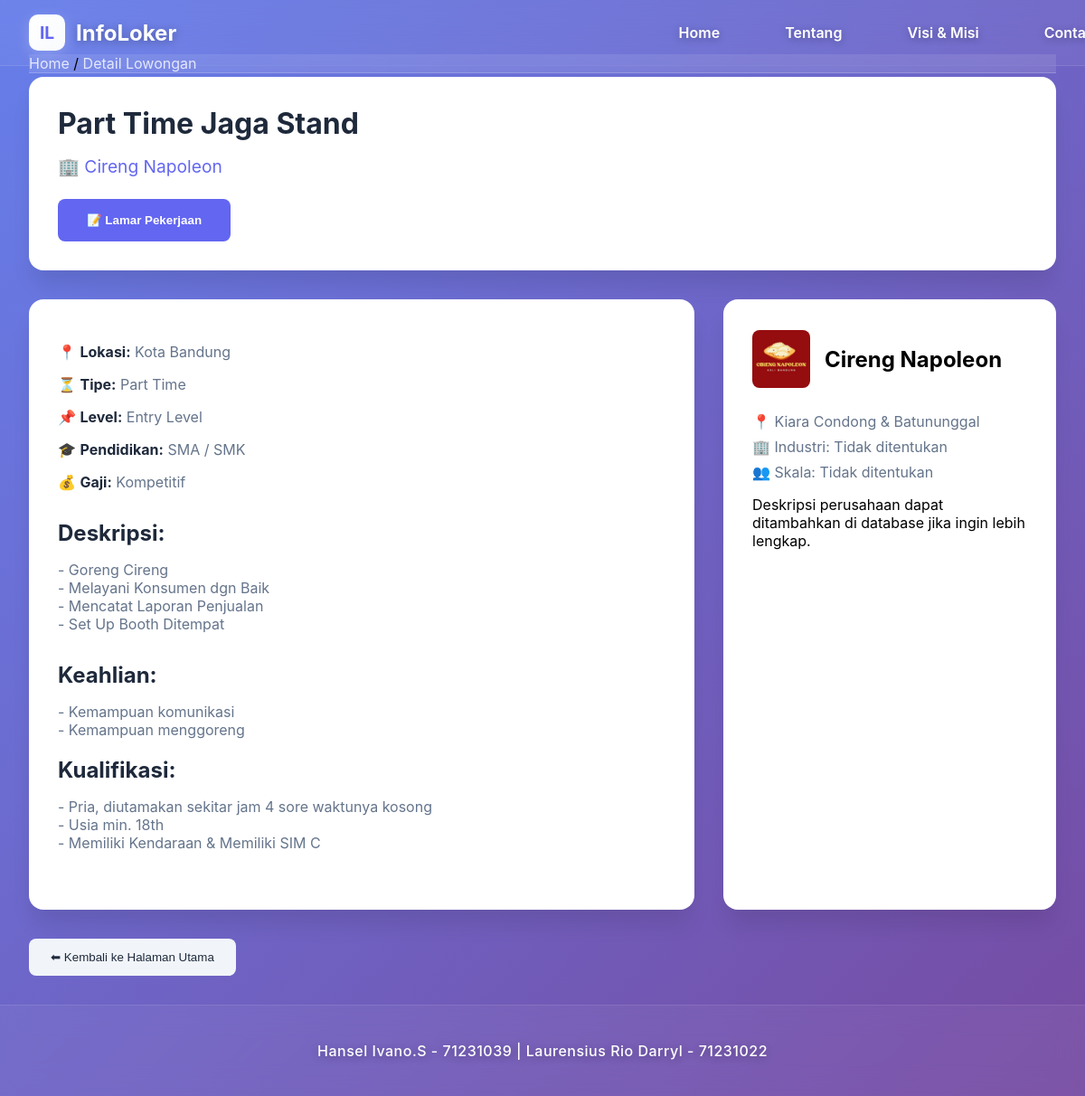
/Detail/detail_lowongan.php?id=1 (signed in), run on the app's committed database.
### tables this page shows
CREATE TABLE `lowongan` (
  `id` int(11) NOT NULL,
  `perusahaan_id` int(11) DEFAULT NULL,
  `judul` varchar(100) DEFAULT NULL,
  `lokasi` varchar(100) DEFAULT NULL,
  `jenis_pekerjaan` varchar(50) DEFAULT NULL,
  `level_pekerjaan` varchar(50) DEFAULT NULL,
  `pendidikan` varchar(100) DEFAULT NULL,
  `gaji` varchar(50) DEFAULT NULL,
  `deskripsi` text DEFAULT NULL,
  `keahlian` text DEFAULT NULL,
  `kualifikasi` text DEFAULT NULL,
  `tanggal_posting` date DEFAULT NULL
);

CREATE TABLE `perusahaan` (
  `id` int(11) NOT NULL,
  `user_id` int(11) DEFAULT NULL,
  `nama_perusahaan` varchar(100) DEFAULT NULL,
  `lokasi` varchar(100) DEFAULT NULL,
  `logo` varchar(255) DEFAULT NULL
);

### Detail/detail_lowongan.php (the view, shortened to what this page needs)
<?php
require '../koneksi.php';
$idLowongan = $_GET['id'];
$userId = $_SESSION['id'];
$query = "SELECT l.*, p.nama_perusahaan, p.lokasi AS lokasi_perusahaan, p.logo
          FROM lowongan l
          JOIN perusahaan p ON l.perusahaan_id = p.id
          WHERE l.id = $idLowongan";
$result = mysqli_query($conn, $query);
$lowongan = mysqli_fetch_assoc($result);
$cekLamaran = mysqli_query($conn, "
    SELECT * FROM lamaran
    WHERE pelamar_id = (SELECT id FROM pelamar WHERE user_id = $userId)
    AND lowongan_id = $idLowongan
");
$sudahMelamar = mysqli_num_rows($cekLamaran) > 0;
?>
<!DOCTYPE html>
<html lang="id">
<head>
    <link rel="stylesheet" href="detail.css">
</head>
<body>
<?php include '../partials/header.php'; ?>
<div class="container">
    <nav class="breadcrumb">
        <a href="../Dashboard/dashboard_pelamar.php">Home</a> / <a href="#">Detail Lowongan</a>
    </nav>
    <div class="job-header">
        <h1><?= htmlspecialchars($lowongan['judul']) ?></h1>
        <p class="company-name">🏢 <a href="#"><?= htmlspecialchars($lowongan['nama_perusahaan']) ?></a></p>
        <?php if ($sudahMelamar): ?>
            <div class="warning-message">⚠️ Anda sudah pernah melamar LOWONGAN ini.</div>
        <?php else: ?>
            <button class="apply-btn" onclick="window.location.href='../Apply/form_lamaran.php?id=<?= $lowongan['id'] ?>'">
                📝 Lamar Pekerjaan
            </button>
        <?php endif; ?>
    </div>
    <div class="job-container">
        <div class="job-details">
            <p>📍 <strong>Lokasi:</strong> <?= htmlspecialchars($lowongan['lokasi']) ?></p>
            <p>⏳ <strong>Tipe:</strong> <?= htmlspecialchars($lowongan['jenis_pekerjaan']) ?></p>
            <p>📌 <strong>Level:</strong> <?= htmlspecialchars($lowongan['level_pekerjaan']) ?></p>
            <p>🎓 <strong>Pendidikan:</strong> <?= htmlspecialchars($lowongan['pendidikan']) ?></p>
            <p>💰 <strong>Gaji:</strong> <?= htmlspecialchars($lowongan['gaji']) ?></p>
            <section class="job-description">
                <h2>Deskripsi:</h2>
                <p><?= nl2br(htmlspecialchars($lowongan['deskripsi'])) ?></p>
            </section>
            <section class="job-requirements">
                <h2>Keahlian:</h2>
                <p><?= nl2br(htmlspecialchars($lowongan['keahlian'])) ?></p>
                <h2>Kualifikasi:</h2>
                <p><?= nl2br(htmlspecialchars($lowongan['kualifikasi'])) ?></p>
            </section>
        </div>
        <div class="company-card">
            <div class="company-header">
                <img src="Gambar/<?= $lowongan['logo'] ?>" alt="Logo" class="company-logo">
                <h2><?= htmlspecialchars($lowongan['nama_perusahaan']) ?></h2>
            </div>
            <div class="company-info">
                <p>📍 <?= htmlspecialchars($lowongan['lokasi_perusahaan']) ?></p>
                <p>🏢 Industri: Tidak ditentukan</p>
                <p>👥 Skala: Tidak ditentukan</p>
            </div>
            <p class="company-desc">Deskripsi perusahaan dapat ditambahkan di database jika ingin lebih lengkap.</p>
        </div>
    </div>
    <button class="back-btn" onclick="window.location.href='../Dashboard/dashboard_pelamar.php'">⬅ Kembali ke Halaman Utama</button>
</div>
<?php include '../partials/footer.php'; ?>
</body>
</html>

### partials/header.php (shortened to what this page needs)
<?php
$baseUrl = '/projectPrakProgWeb2/Project';
?>
<header>
        <div class="header-content">
            <div class="logo-section">
                <div class="logo">IL</div>
                <div class="logo-text">InfoLoker</div>
            </div>
            <nav class="nav-links">
                <a href="<?= $baseUrl ?>/Login/login.php">Home</a>
                <a href="<?= $baseUrl ?>/Tambahan/about.php">Tentang</a>
                <a href="<?= $baseUrl ?>/Tambahan/vision.php">Visi & Misi</a>
                <a href="<?= $baseUrl ?>/Tambahan/contact.php">Contact</a>
            </nav>
        </div>
    </header>

### partials/footer.php (shortened to what this page needs)
<footer>
    <p>Hansel Ivano.S - 71231039 | Laurensius Rio Darryl - 71231022</p>
</footer>

### Detail/detail.css (style rules this page uses)
:root { --primary-color: #6366f1; --primary-hover: #5856eb; --secondary-color: #f1f5f9; --text-primary: #1e293b; --text-secondary: #64748b; --border-color: #e2e8f0; --white: #ffffff; --shadow: 0 4px 6px -1px rgba(0, 0, 0, 0.1); --shadow-lg: 0 20px 25px -5px rgba(0, 0, 0, 0.1); }
body { font-family: 'Inter', sans-serif; margin: 0; padding: 0; background: linear-gradient(135deg, #667eea 0%, #764ba2 100%); min-height: 100vh; }
.breadcrumb { background: rgba(255, 255, 255, 0.1); backdrop-filter: blur(10px); border-bottom: 1px solid rgba(255, 255, 255, 0.2); position: sticky; top: 60px; z-index: 999; width: 100%; }
.breadcrumb a { color: var(--white); text-decoration: none; opacity: 0.8; transition: opacity 0.3s ease; }
.container { max-width: 1200px; margin: 0 auto; padding: 2rem; }
.job-header { background: var(--white); border-radius: 16px; padding: 2rem; margin: 2rem 0; box-shadow: var(--shadow-lg); }
.job-header h1 { color: var(--text-primary); margin: 0 0 1rem 0; font-size: 2rem; }
.company-name { color: var(--text-secondary); font-size: 1.2rem; margin: 0.5rem 0; }
.company-name a { color: var(--primary-color); text-decoration: none; }
.job-container { display: grid; grid-template-columns: 2fr 1fr; gap: 2rem; margin: 2rem 0; }
.job-details { background: var(--white); border-radius: 16px; padding: 2rem; box-shadow: var(--shadow-lg); }
.job-details p { color: var(--text-secondary); margin: 1rem 0; }
.job-details strong { color: var(--text-primary); }
.company-card { background: var(--white); border-radius: 16px; padding: 2rem; box-shadow: var(--shadow-lg); position: sticky; top: calc(60px + 3rem); }
.company-header { display: flex; align-items: center; gap: 1rem; margin-bottom: 1.5rem; }
.company-logo { width: 64px; height: 64px; border-radius: 8px; object-fit: cover; }
.company-info p { color: var(--text-secondary); margin: 0.5rem 0; }
.apply-btn { background: var(--primary-color); color: var(--white); border: none; padding: 1rem 2rem; border-radius: 8px; font-weight: 600; cursor: pointer; transition: all 0.3s ease; margin-top: 1rem; }
.back-btn { background: var(--secondary-color); color: var(--text-primary); border: none; padding: 0.8rem 1.5rem; border-radius: 8px; font-weight: 500; cursor: pointer; transition: all 0.3s ease; }
.job-description, .job-requirements { margin: 2rem 0; }
.job-description h2, .job-requirements h2 { color: var(--text-primary); font-size: 1.5rem; margin-bottom: 1rem; }

### partials/header.php (style rules this page uses)
header { position: fixed; top: 0; left: 0; width: 100%; padding: 1rem 2rem; background: rgba(255, 255, 255, 0.05); backdrop-filter: blur(15px); border-bottom: 1px solid rgba(255, 255, 255, 0.1); z-index: 100; animation: slideDown 0.8s ease-out; transition: all 0.3s ease; }
.header-content { display: flex; justify-content: space-between; align-items: center; max-width: 1200px; margin: 0 auto; }
.logo-section { display: flex; align-items: center; gap: 0.75rem; }
.logo { width: 40px; height: 40px; background: linear-gradient(135deg, #ffffff, #f8fafc); border-radius: 10px; display: flex; align-items: center; justify-content: center; color: var(--primary-color); font-weight: 700; font-size: 1.2rem; box-shadow: 0 4px 15px rgba(255, 255, 255, 0.2); transition: all 0.3s ease; }
.logo-text { font-size: 1.5rem; font-weight: 700; color: #ffffff; text-shadow: 0 2px 10px rgba(0, 0, 0, 0.3); transition: all 0.3s ease; }
.nav-links { display: flex; align-items: center; gap: 2.5rem; }
.nav-links a { text-decoration: none; color: #ffffff; font-weight: 600; font-size: 1rem; transition: all 0.4s cubic-bezier(0.4, 0, 0.2, 1); position: relative; padding: 0.5rem 1rem; border-radius: 25px; text-shadow: 0 2px 8px rgba(0, 0, 0, 0.3); }
.nav-links a::before { content: ''; position: absolute; top: 0; left: 0; width: 100%; height: 100%; background: linear-gradient(135deg, rgba(255, 255, 255, 0.2), rgba(255, 255, 255, 0.05)); border-radius: 25px; opacity: 0; transition: all 0.4s ease; z-index: -1; }
.nav-links a::after { content: ''; position: absolute; bottom: -8px; left: 50%; width: 0; height: 3px; background: linear-gradient(90deg, #ffffff, rgba(255, 255, 255, 0.5)); border-radius: 2px; transition: all 0.4s ease; transform: translateX(-50%); }

### data on the page
lowongan: judul "Part Time Jaga Stand", perusahaan.nama_perusahaan "Cireng Napoleon", lokasi "Kota Bandung", jenis_pekerjaan "Part Time", level_pekerjaan "Entry Level", pendidikan "SMA / SMK", gaji "Kompetitif", deskripsi "- Goreng Cireng - Melayani Konsumen dgn Baik - Mencatat Laporan Penjualan - Set Up Booth Ditempat", keahlian "- Kemampuan komunikasi - Kemampuan menggoreng", kualifikasi "- Pria, diutamakan sekitar jam 4 sore waktunya kosong - Usia min. 18th - Memiliki Kendaraan & Memiliki SIM C", perusahaan.logo (picture), perusahaan.lokasi "Kiara Condong & Batununggal"
